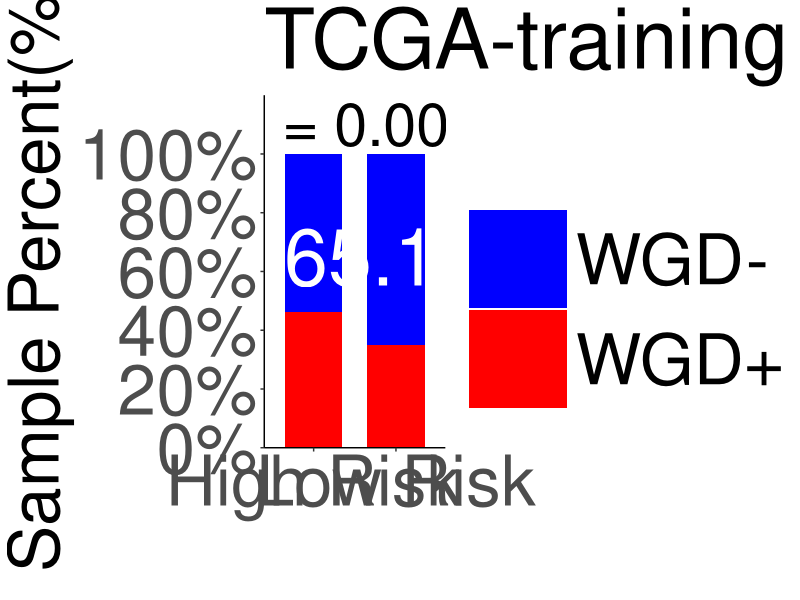
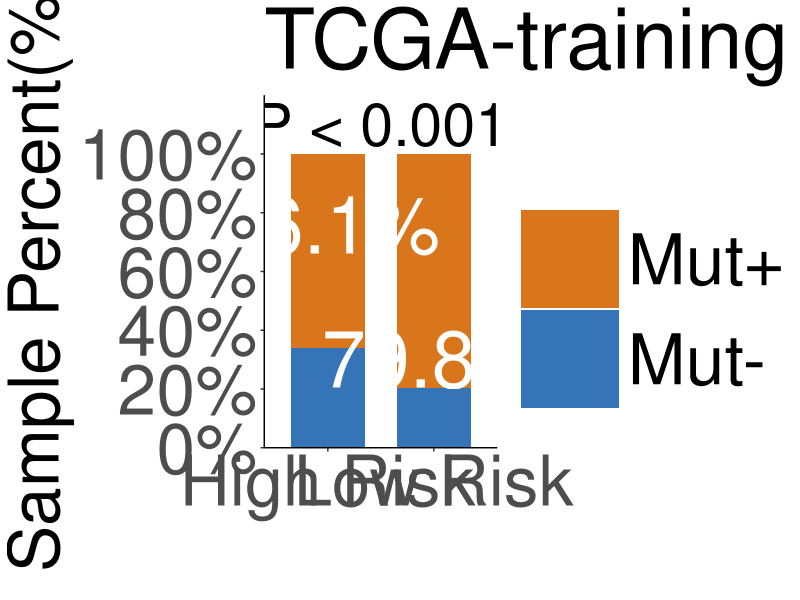

R code for these plots, in order:
library(openxlsx)
library(data.table)
library(ggplot2)
library(RColorBrewer)
library(plyr)
setwd("")
##############################################  train
kaf<-as.data.frame(matrix(0,3,2))
rownames(kaf)<-c("Training","Test","All")
colnames(kaf)<-c("Statistic","P.Value")

###  risk score
clin_rs_train<-read.csv("clin_riskscore_train.csv",row.names = 1)
risk_WGD<-clin_rs_train[,c(2,3,10)]
setDT(risk_WGD)
risk_WGD[,WGD:=ifelse(risk_WGD$WGD %in% 1,"WGD","nWGD")]
ka<-xtabs(~risk_WGD$WGD+risk_WGD$group_risk,data=risk_WGD)
katrain<-chisq.test(ka)
kaf$Statistic[1]<-katrain$statistic
kaf$P.Value[1]<-katrain$p.value
data<-risk_WGD
data$WGD<-as.factor(data$WGD)
data[,group_risk:=ifelse(group_risk %in% "High","High Risk","Low Risk")]
pvalue <- katrain$p.value #Chi-Squared Test

a<- data.frame(table(data$group_risk,data$WGD))
a<- ddply(a,.(Var1),transform,percent=Freq/sum(Freq)*100) 
a$label = paste0(sprintf("%.1f", a$percent), "%")

#------------------------------------------------------------
#    Supplementary Figure 10A NO.1
#------------------------------------------------------------

ggplot(a,aes(Var1,percent,fill=Var2))+
  geom_bar(stat="identity",position = position_stack(),width =0.7)+
  scale_fill_manual(values = c("blue","red"),label=c("WGD-","WGD+"))+
  scale_y_continuous(labels = scales::percent_format(scale = 1),
                     breaks=seq(0, 100, 20),
                     expand=c(0,0), 
                     limits=c(0, 120))+ #Percentage y-axis
  ggtitle("TCGA-training")+
  labs(x="",y="Sample Percent(%)",fill="")+
  geom_text(aes(label=label),vjust=c(-2.5,4,0.5,3.5),size=20,color="white")+
  annotate(geom = "text",
           cex=15,
           x=1.5, y=110, # Adjust the position of the p value according to your own data
           label=paste0("P ", 
                        ifelse(pvalue<0.001, "< 0.001", 
                               paste0("= ",
                                      round(pvalue,3)))),# Add P-value
           color="black") +  
  theme_classic()+
  theme(legend.position = "right",
        legend.text = element_text(size=50),
        text = element_text(size = 50),
        axis.text = element_text(size=50),
        axis.title = element_text(size=50),
        legend.key.size = unit(1, "inches"))

#-----------------------------------------------------------
#-----------------------------------------------------------

#"mutation_burden_wgd01.xlsx" is the mutation burden for each sample form TCGA
mutation_burden<-read.xlsx("mutation_burden_wgd01.xlsx",sheet = "BRCA")
mutation_burden$array<-substr(mutation_burden$Tumor_Sample_Barcode, 1, 15)
mutation_burden<-mutation_burden[,c(4,2)]
kaf<-as.data.frame(matrix(0,3,2))
rownames(kaf)<-c("Training","Test","All")
colnames(kaf)<-c("Statistic","P.Value")

##############################################  train
###  risk score
clin_rs_train<-read.csv("clin_riskscore_train.csv",row.names = 1)
clin_rs_train<-clin_rs_train[,c(2,3,10)]
brca_mutation_rs<-merge(mutation_burden,clin_rs_train,by = "array",all.y = T)

setDT(brca_mutation_rs)
brca_mutation_rs[,mutation:=ifelse(mutation_burden %in% NA,0,1)]
ka<-xtabs(~brca_mutation_rs$mutation+brca_mutation_rs$group_risk,data=brca_mutation_rs)
katrain<-chisq.test(ka)
kaf$Statistic[1]<-katrain$statistic
kaf$P.Value[1]<-katrain$p.value
kad<-as.data.frame(ka)

data<-brca_mutation_rs
data[,group_risk:=ifelse(group_risk %in% "High","High Risk","Low Risk")]
data[,mutation:=ifelse(mutation %in% "1","Mutation","nMutation")]

a<- data.frame(table(data$group_risk,data$mutation))
a<- ddply(a,.(Var1),transform,percent=Freq/sum(Freq)*100) 
a$label = paste0(sprintf("%.1f", a$percent), "%")
pvalue <- katrain$p.value #Chi-Squared Test

#------------------------------------------------------------
#    Supplementary Figure 10B NO.1
#------------------------------------------------------------

ggplot(a,aes(Var1,percent,fill=Var2))+
  geom_bar(stat="identity",position = position_stack(),width =0.7)+
  scale_fill_manual(values = c("#D9761B","#3574B6"),label=c("Mut+","Mut-"))+
  scale_y_continuous(labels = scales::percent_format(scale = 1),
                     breaks=seq(0, 100, 20),
                     expand=c(0,0), 
                     limits=c(0, 120))+ #Percentage y-axis
  ggtitle("TCGA-training")+
  labs(x="",y="Sample Percent(%)",fill="")+
  geom_text(aes(label=label),vjust=c(0,3,3,2),size=20,color="white")+
  annotate(geom = "text",
           cex=15,
           x=1.5, y=110, # Adjust the position of the p value according to your own data
           label=paste0("P ", 
                        ifelse(pvalue<0.001, "< 0.001", 
                               paste0("= ",
                                      round(pvalue,3)))),# add p-value
           color="black") +  
  theme_classic()+
  theme(legend.position = "right",
        legend.text = element_text(size=50),
        text = element_text(size = 50),
        axis.text = element_text(size=50),
        axis.title = element_text(size=50),
        legend.key.size = unit(1, "inches"))

#-----------------------------------------------------------
#-----------------------------------------------------------